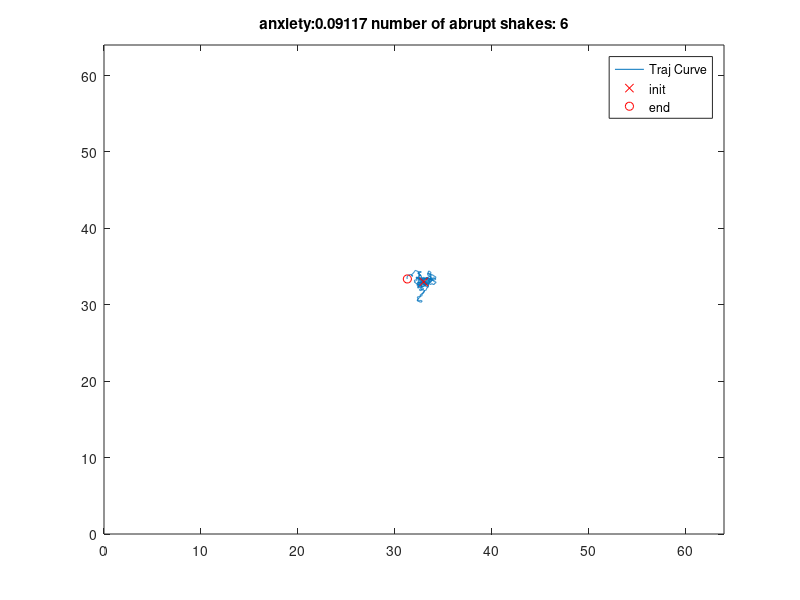

Recreate this plot in MATLAB.
function TrajCurve = createTrajectory(TrajSize, anxiety, numT, MaxTotalLength, do_show)
%
% function TrajCurve = createTrajectory(TrajSize, anxiety, numT, MaxTotalLength, do_show)
%
% Generates a variety of random motion trajectories in continuous domain as in [Boracchi and Foi 2012].
% Each trajectory consists of a complex-valued vector determining the discrete positions of 
%  a particle following a 2-D random motion in continuous domain. 
% The particle has an initial velocity vector which, at each iteration, is affected by a Gaussian perturbation and
% by a deterministic inertial component, directed toward the previous particle position. In addition, 
% with a small probability, an impulsive (abrupt) perturbation aiming at inverting the particle velocity may arises,
% mimicking a sudden movement that occurs when the user presses the camera button or tries to compensate the camera shake.
% At each step, the velocity is normalized to guarantee that trajectories corresponding to equal exposures have the same length. 
% Each perturbation (Gaussian, inertial, and impulsive) is ruled by its own parameter. 
% Rectilinear Blur as in [Boracchi and Foi 2011] can be obtained by setting anxiety to 0 (when no impulsive changes occurs)
%
% input description
% TrajSize                   size (in pixels) of the square support of the Trajectory curve
% anxiety                    parameter determining the amount of shake (in the range [0,1] 0 corresponds to rectilinear
%                                 trajectories). This term scales the random vector that is added at each sample.
% numT                      number of samples where the Trajectory is sampled
% MaxTotalLength    maximum length of the trajectory computed as the sum of all distanced between consecuive points
% do_show                show a figure illustrating the trajectory
%
% output description
% TrajCurve                                  ouput structure having the following fields
%   TrajCurve.x                             complex-valued vector. Each point determines a position in the complex plane to be considered as
%                                                           the image plane
% TrajCurve.TotLenght                length of the TrajCurve (measured as the sum of absolute distance between consecutive points )
% TrajCurve.Anxiety                     input parameter
% TrajCurve.MaxTotalLength      input parameter
% TrajCurve.nAbruptShakes       number of abrupt shakes occurred here
%
% Usage
% TrajCurve = createTrajectory() use default parameters
% TrajCurve = createTrajectory(TrajSize, anxiety, numT, MaxTotalLength, do_show) set all the parameters
% 
% it is possible to plot the  motion trajectory using plot(TrajCurve.x) 
% motion blur PSF can be obtained by sampling these trajectories using createPSFs function
%
%
% References
% [Boracchi and Foi 2012] Giacomo Boracchi and Alessandro Foi, "Modeling the Performance of Image Restoration from Motion Blur"
%  Image Processing, IEEE Transactions on. vol.21, no.8, pp. 3502 - 3517, Aug. 2012, doi:10.1109/TIP.2012.2192126 
% Preprint Available at http://home.dei.polimi.it/boracchi/publications.html
%
% [Boracchi and Foi 2011] Giacomo Boracchi and Alessandro Foi, "Uniform motion blur in Poissonian noise: blur/noise trade-off"
%  Image Processing, IEEE Transactions on. vol. 20, no. 2, pp. 592-598, Feb. 2011 doi: 10.1109/TIP.2010.2062196 
% Preprint Available at http://home.dei.polimi.it/boracchi/publications.html
% 
%
% Revision History
% March 2009         - beta release (not available online)
% July  2011            - beta release made available on http://home.dei.polimi.it/boracchi/software
% December 2012  - first official release
%
% Giacomo Boracchi*, Alessandro Foi**
% giacomo.boracchi@polimi.it
% alessandro.foi@tut.fi
% * Politecnico di Milano
% **Tampere University of Technology

if nargin<1
    TrajSize=64;
end

if nargin<2
    anxiety=0.1*rand(1);
end

if nargin<3
    numT=2000;
end

if nargin<4
    MaxTotalLength = 60;
end

if nargin<4
    do_show = 1;
end

do_compute_curvature = 0;

TotCurvature = 0;
TotLength = 0;
abruptShakesCounter = 0;

% term determining, at each sample, the strengh of the component leating towards the previous position
centripetal = 0.7 * rand(1);

% term determining, at each sample, the random component of the new direction
gaussianTerm =10 * rand(1);

% probability of having a big shake, e.g. due to pressing camera button or abrupt hand movements 
freqBigShakes = 0.2 * rand(1);

%% Generate x(t), Discrete Random Motion Trajectory  in Continuous Domain 

% v is the initial velocity vector, initialized at random direction
init_angle = 360*rand(1);
% initial velocity vector having norm 1
v0 = cosd(init_angle) + i * sind(init_angle);
% the speed of the initial velocity vector
v = v0* MaxTotalLength/(numT-1);

if anxiety>0
    v = v0 * anxiety;
end

% initialize the trajectory vector
x = zeros(numT , 1);

for t = 1 : numT - 1
   % determine if there is an abrupt (impulsive) shake
    if rand < freqBigShakes * anxiety
        % if yes, determine the next direction which is likely to be opposite to the previous one
        nextDirection = 2 * v * (exp( i * (pi + (rand(1) - 0.5))));
        abruptShakesCounter = abruptShakesCounter + 1;
    else
        nextDirection=0;
    end
    
    % determine the random component motion vector at the next step
    dv = nextDirection + anxiety * (gaussianTerm * (randn + i * randn) - centripetal * x(t)) * (MaxTotalLength / (numT - 1));
    v=v+dv;

    % velocity vector normalization 
    v = (v / abs(v)) * MaxTotalLength / (numT - 1);

    % update particle position
    x(t + 1) = x(t) + v;

    % compute total length
    TotLength=TotLength+abs(x(t+1)-x(t));

    if do_compute_curvature
        % compute total curvature
        if t>1
            TotCurvature = TotCurvature+ ComputeCurvature([real(x(t+1)),imag(x(t+1))],[real(x(t)),imag(x(t))],[real(x(t-1)),imag(x(t-1))]);
        end
    end


    %     close figure 2
    %     figure(2),plot(x(1:t)),title(num2str(t));
    %     hold on
    %     plot(x(t),'r*')
    %     pause(0.001)

end

%% compute Trajectory Statistics
if do_compute_curvature
    window_size=1+2*ceil(MaxTotalLength/(numT-1)/2);
    xrsmooth=conv2([repmat(x(1),[(window_size-1)/2 1]);x;repmat(x(end),[(window_size-1)/2 1])],ones(window_size,1)/window_size,'valid');

    TotCurvatureSmooth=0;
    CumultiveCurvatureSmooth=[];

    for t=2:floor(numel(xrsmooth)/window_size-1);
        TotCurvatureSmooth = TotCurvatureSmooth+ ComputeCurvature([real(xrsmooth(window_size*(t+1))),imag(xrsmooth(window_size*(t+1)))],[real(xrsmooth(window_size*(t))),imag(xrsmooth(window_size*(t)))],[real(xrsmooth(window_size*(t-1))),imag(xrsmooth(window_size*(t-1)))]);
        CumultiveCurvatureSmooth(t)=TotCurvatureSmooth;
    end

    TotCurvatureFitted=0;
    nFittingSamples=10; % samples a dx e a sx da fittare
    CumulativeCurvatureFitted=[];

    %calcola la curvatura con il fitting della parabola su  2*nFittingSamples+1
    %samples, utilizzando il suggerimento degli israeliti
    for t=nFittingSamples + 1 :numT-nFittingSamples;
        pts=[real(x(t-nFittingSamples:t+nFittingSamples))';imag(x(t-nFittingSamples: t+nFittingSamples))'];
        TotCurvatureFitted = TotCurvatureFitted+ ComputeCurvatureFitting(pts);
        CumulativeCurvatureFitted(t)=TotCurvatureFitted;
    end
end

%% Center the Trajectory 

% Set the lowest position in zero 
x = x - 1i * min(imag(x))-min(real(x));

% Center the Trajectory
x = x - 1i * rem(imag(x(1)), 1) - rem(real(x(1)), 1) + 1 + 1i;
x = x + 1i * ceil((TrajSize - max(imag(x))) / 2) + ceil((TrajSize - max(real(x))) / 2);

if do_show
    figure(455),
    %plot(real(x),1+max(imag(x))-imag(x)),
    plot(x),hold on
    plot(x(1),'rx');
    plot(x(end),'ro');
    axis([0 TrajSize 0 TrajSize])
    legend('Traj Curve', 'init' , 'end');
    %         square tight
    hold off
    title(['anxiety:' , num2str(anxiety) , ' number of abrupt shakes: ', num2str(abruptShakesCounter)]);
    drawnow
    pause(eps)
end

% build structure
TrajCurve.x=x;
TrajCurve.TotLenght = TotLength;
TrajCurve.TotCurvature = TotCurvature;
TrajCurve.Anxiety = anxiety;
TrajCurve.MaxTotalLength = MaxTotalLength;
TrajCurve.nAbruptShakes = abruptShakesCounter;

if do_compute_curvature
    TrajCurve.TotCurvatureSmooth=TotCurvatureSmooth/numT;
    TrajCurve.CumultiveCurvatureSmooth=CumultiveCurvatureSmooth/numT;
    TrajCurve.TotCurvatureFitted=TotCurvatureFitted/numT;
    TrajCurve.CumultiveCurvatureFitted=CumulativeCurvatureFitted/numT;
end

